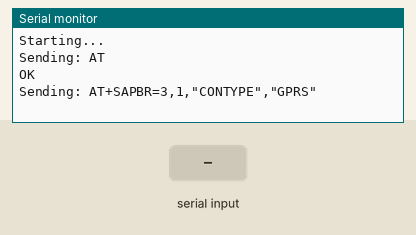
A sketch run on a simulated Arduino Uno, built with avr-gcc and run on an emulated ATmega328P. On the bench: the last lines printed to the serial monitor. Inputs (shaded band) come from the test bench. The modem accepts every AT command (registered, SIM ready, sends succeed) and sends nothing else.

Above: at 4.2 s.
4.3 s: "1" received over the second serial link
At 6.4 s:
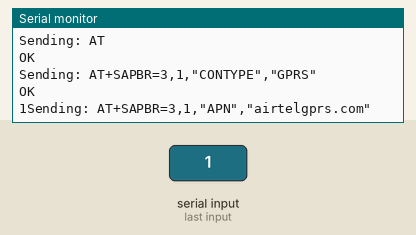
8.5 s: "0" received over the second serial link
At 12.2 s:
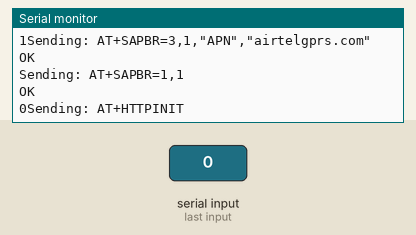
12.5 s: "2" received over the second serial link
At 14.3 s:
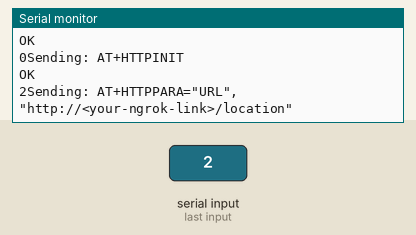

Measured:
- after the input at 4.3 s, the serial monitor: prints a new line after 1.7 s (image 1)
- after the input at 8.5 s, the serial monitor: prints a new line after 2.6 s (image 2)
- after the input at 12.5 s, the serial monitor: prints a new line after 0.61 s (image 3)

The sketch:

sketch_apr13a.ino
```cpp
#include <SoftwareSerial.h>

SoftwareSerial gsm(2, 3); // RX, TX

String bandId = "TS-1001";

void setup() {
  Serial.begin(9600);
  gsm.begin(9600);

  delay(3000);

  Serial.println("Starting...");
}

void loop() {
  sendLocation();
  delay(15000);
}

void sendLocation() {
  String lat = "18.5204";
  String lng = "73.8567";

  String data = "bandId=" + bandId + "&lat=" + lat + "&lng=" + lng;

  sendCommand("AT", 1000);

  // SET GPRS
  sendCommand("AT+SAPBR=3,1,\"CONTYPE\",\"GPRS\"", 2000);

  // SET APN (CHANGE IF NEEDED)
  sendCommand("AT+SAPBR=3,1,\"APN\",\"airtelgprs.com\"", 2000);

  sendCommand("AT+SAPBR=1,1", 3000);

  sendCommand("AT+HTTPINIT", 2000);

  // 🔥 IMPORTANT: PUT YOUR NGROK URL HERE
  sendCommand("AT+HTTPPARA=\"URL\",\"http://<your-ngrok-link>/location\"", 2000);

  sendCommand("AT+HTTPPARA=\"CONTENT\",\"application/x-www-form-urlencoded\"", 2000);

  sendCommand("AT+HTTPDATA=100,10000", 2000);

  gsm.print(data);
  delay(3000);

  sendCommand("AT+HTTPACTION=1", 6000);

  sendCommand("AT+HTTPTERM", 2000);
}

void sendCommand(String cmd, int delayTime) {
  gsm.println(cmd);
  Serial.println("Sending: " + cmd);

  delay(delayTime);

  while (gsm.available()) {
    Serial.write(gsm.read());
  }
}
```
